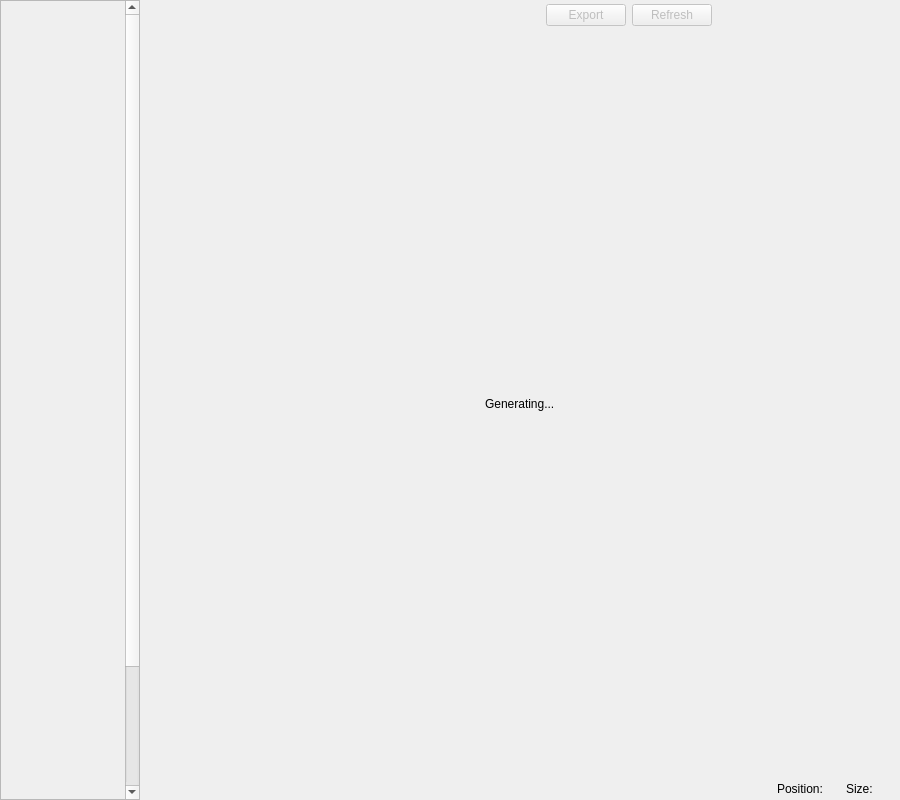
<?xml version="1.0" encoding="UTF-8"?>
<ui version="4.0">
 <class>ImageDetails</class>
 <widget class="QWidget" name="ImageDetails">
  <property name="geometry">
   <rect>
    <x>0</x>
    <y>0</y>
    <width>900</width>
    <height>800</height>
   </rect>
  </property>
  <property name="windowTitle">
   <string>Form</string>
  </property>
  <layout class="QHBoxLayout" name="horizontalLayout_3">
   <property name="spacing">
    <number>0</number>
   </property>
   <property name="leftMargin">
    <number>0</number>
   </property>
   <property name="topMargin">
    <number>0</number>
   </property>
   <property name="rightMargin">
    <number>0</number>
   </property>
   <property name="bottomMargin">
    <number>0</number>
   </property>
   <item>
    <widget class="QScrollArea" name="scrollArea">
     <property name="sizePolicy">
      <sizepolicy hsizetype="Minimum" vsizetype="Expanding">
       <horstretch>0</horstretch>
       <verstretch>0</verstretch>
      </sizepolicy>
     </property>
     <property name="horizontalScrollBarPolicy">
      <enum>Qt::ScrollBarAlwaysOff</enum>
     </property>
     <widget class="QWidget" name="scrollAreaWidgetContents">
      <property name="geometry">
       <rect>
        <x>0</x>
        <y>0</y>
        <width>138</width>
        <height>943</height>
       </rect>
      </property>
      <layout class="QHBoxLayout" name="horizontalLayout_2">
       <property name="sizeConstraint">
        <enum>QLayout::SetMinimumSize</enum>
       </property>
       <property name="leftMargin">
        <number>0</number>
       </property>
       <property name="topMargin">
        <number>0</number>
       </property>
       <property name="rightMargin">
        <number>0</number>
       </property>
       <property name="bottomMargin">
        <number>0</number>
       </property>
       <item>
        <widget class="QWidget" name="widget" native="true">
         <property name="sizePolicy">
          <sizepolicy hsizetype="Minimum" vsizetype="Preferred">
           <horstretch>0</horstretch>
           <verstretch>0</verstretch>
          </sizepolicy>
         </property>
         <layout class="QVBoxLayout" name="sidebar_layout">
          <property name="leftMargin">
           <number>4</number>
          </property>
          <property name="topMargin">
           <number>4</number>
          </property>
          <property name="rightMargin">
           <number>4</number>
          </property>
          <property name="bottomMargin">
           <number>4</number>
          </property>
         </layout>
        </widget>
       </item>
      </layout>
     </widget>
    </widget>
   </item>
   <item>
    <layout class="QVBoxLayout" name="verticalLayout">
     <item>
      <layout class="QHBoxLayout" name="horizontalLayout">
       <property name="spacing">
        <number>6</number>
       </property>
       <property name="leftMargin">
        <number>6</number>
       </property>
       <property name="topMargin">
        <number>4</number>
       </property>
       <property name="rightMargin">
        <number>4</number>
       </property>
       <property name="bottomMargin">
        <number>4</number>
       </property>
       <item>
        <widget class="CElidedLabel" name="label_file_name">
         <property name="sizePolicy">
          <sizepolicy hsizetype="MinimumExpanding" vsizetype="Preferred">
           <horstretch>0</horstretch>
           <verstretch>0</verstretch>
          </sizepolicy>
         </property>
         <property name="frameShape">
          <enum>QFrame::NoFrame</enum>
         </property>
         <property name="frameShadow">
          <enum>QFrame::Raised</enum>
         </property>
        </widget>
       </item>
       <item>
        <widget class="QPushButton" name="pushButton_export">
         <property name="enabled">
          <bool>false</bool>
         </property>
         <property name="text">
          <string>Export</string>
         </property>
         <property name="icon">
          <iconset theme="document-save-symbolic">
           <normaloff>.</normaloff>.</iconset>
         </property>
        </widget>
       </item>
       <item>
        <widget class="QPushButton" name="pushButton_refresh">
         <property name="enabled">
          <bool>false</bool>
         </property>
         <property name="text">
          <string>Refresh</string>
         </property>
         <property name="icon">
          <iconset theme="view-refresh-symbolic">
           <normaloff>.</normaloff>.</iconset>
         </property>
        </widget>
       </item>
       <item>
        <widget class="QPushButton" name="pushButton_zoom_in">
         <property name="toolTip">
          <string>Zoom in</string>
         </property>
         <property name="text">
          <string/>
         </property>
         <property name="icon">
          <iconset theme="zoom-in-symbolic">
           <normaloff>.</normaloff>.</iconset>
         </property>
         <property name="flat">
          <bool>true</bool>
         </property>
        </widget>
       </item>
       <item>
        <widget class="QPushButton" name="pushButton_zoom_out">
         <property name="toolTip">
          <string>Zoom out</string>
         </property>
         <property name="text">
          <string/>
         </property>
         <property name="icon">
          <iconset theme="zoom-out-symbolic">
           <normaloff>.</normaloff>.</iconset>
         </property>
         <property name="flat">
          <bool>true</bool>
         </property>
        </widget>
       </item>
       <item>
        <widget class="QPushButton" name="pushButton_zoom_reset">
         <property name="toolTip">
          <string>Reset zoom</string>
         </property>
         <property name="text">
          <string/>
         </property>
         <property name="icon">
          <iconset theme="zoom-original-symbolic">
           <normaloff>.</normaloff>.</iconset>
         </property>
         <property name="flat">
          <bool>true</bool>
         </property>
        </widget>
       </item>
       <item>
        <widget class="QPushButton" name="pushButton_zoom_fit">
         <property name="toolTip">
          <string>Zoom to fit</string>
         </property>
         <property name="text">
          <string/>
         </property>
         <property name="icon">
          <iconset theme="zoom-fit-best-symbolic">
           <normaloff>.</normaloff>.</iconset>
         </property>
         <property name="flat">
          <bool>true</bool>
         </property>
        </widget>
       </item>
      </layout>
     </item>
     <item>
      <widget class="QStackedWidget" name="stackedWidget">
       <property name="currentIndex">
        <number>1</number>
       </property>
       <widget class="QWidget" name="page_viewer">
        <layout class="QVBoxLayout" name="verticalLayout_3">
         <property name="spacing">
          <number>0</number>
         </property>
         <property name="leftMargin">
          <number>0</number>
         </property>
         <property name="topMargin">
          <number>0</number>
         </property>
         <property name="rightMargin">
          <number>0</number>
         </property>
         <property name="bottomMargin">
          <number>0</number>
         </property>
         <item>
          <widget class="ImageViewer" name="image_viewer">
           <property name="sizePolicy">
            <sizepolicy hsizetype="Expanding" vsizetype="Expanding">
             <horstretch>0</horstretch>
             <verstretch>0</verstretch>
            </sizepolicy>
           </property>
           <property name="frameShape">
            <enum>QFrame::NoFrame</enum>
           </property>
           <property name="frameShadow">
            <enum>QFrame::Plain</enum>
           </property>
           <property name="transformationAnchor">
            <enum>QGraphicsView::AnchorUnderMouse</enum>
           </property>
          </widget>
         </item>
        </layout>
       </widget>
       <widget class="QWidget" name="page_no_image">
        <layout class="QVBoxLayout" name="verticalLayout_4">
         <item alignment="Qt::AlignHCenter">
          <widget class="QLabel" name="label_17">
           <property name="text">
            <string>Generating...</string>
           </property>
          </widget>
         </item>
        </layout>
       </widget>
      </widget>
     </item>
     <item>
      <layout class="QHBoxLayout" name="horizontalLayout_4">
       <property name="spacing">
        <number>12</number>
       </property>
       <property name="leftMargin">
        <number>6</number>
       </property>
       <property name="topMargin">
        <number>4</number>
       </property>
       <property name="rightMargin">
        <number>4</number>
       </property>
       <property name="bottomMargin">
        <number>4</number>
       </property>
       <item>
        <widget class="QLabel" name="label_step">
         <property name="sizePolicy">
          <sizepolicy hsizetype="MinimumExpanding" vsizetype="Preferred">
           <horstretch>0</horstretch>
           <verstretch>0</verstretch>
          </sizepolicy>
         </property>
         <property name="text">
          <string>&lt;Current Step&gt;</string>
         </property>
         <property name="wordWrap">
          <bool>true</bool>
         </property>
        </widget>
       </item>
       <item>
        <layout class="QHBoxLayout" name="horizontalLayout_6">
         <property name="spacing">
          <number>4</number>
         </property>
         <item>
          <widget class="QLabel" name="label_position_label">
           <property name="text">
            <string>Position:</string>
           </property>
          </widget>
         </item>
         <item>
          <widget class="QLabel" name="label_position">
           <property name="text">
            <string>&lt;x,y&gt;</string>
           </property>
          </widget>
         </item>
        </layout>
       </item>
       <item>
        <layout class="QHBoxLayout" name="horizontalLayout_7">
         <property name="spacing">
          <number>4</number>
         </property>
         <item>
          <widget class="QLabel" name="label_size_label">
           <property name="text">
            <string>Size:</string>
           </property>
          </widget>
         </item>
         <item>
          <widget class="QLabel" name="label_size">
           <property name="text">
            <string>&lt;w x h&gt;</string>
           </property>
          </widget>
         </item>
        </layout>
       </item>
       <item>
        <widget class="QWidget" name="widget_footer_info" native="true">
         <layout class="QHBoxLayout" name="horizontalLayout_5">
          <property name="leftMargin">
           <number>0</number>
          </property>
          <property name="topMargin">
           <number>0</number>
          </property>
          <property name="rightMargin">
           <number>0</number>
          </property>
          <property name="bottomMargin">
           <number>0</number>
          </property>
         </layout>
        </widget>
       </item>
      </layout>
     </item>
    </layout>
   </item>
  </layout>
 </widget>
 <customwidgets>
  <customwidget>
   <class>ImageViewer</class>
   <extends>QGraphicsView</extends>
   <header>pcleaner.gui.image_viewer</header>
   <container>1</container>
  </customwidget>
  <customwidget>
   <class>CElidedLabel</class>
   <extends>QFrame</extends>
   <header>pcleaner.gui.CustomQ.CElidedLabel</header>
   <container>1</container>
  </customwidget>
 </customwidgets>
 <resources/>
 <connections/>
</ui>
